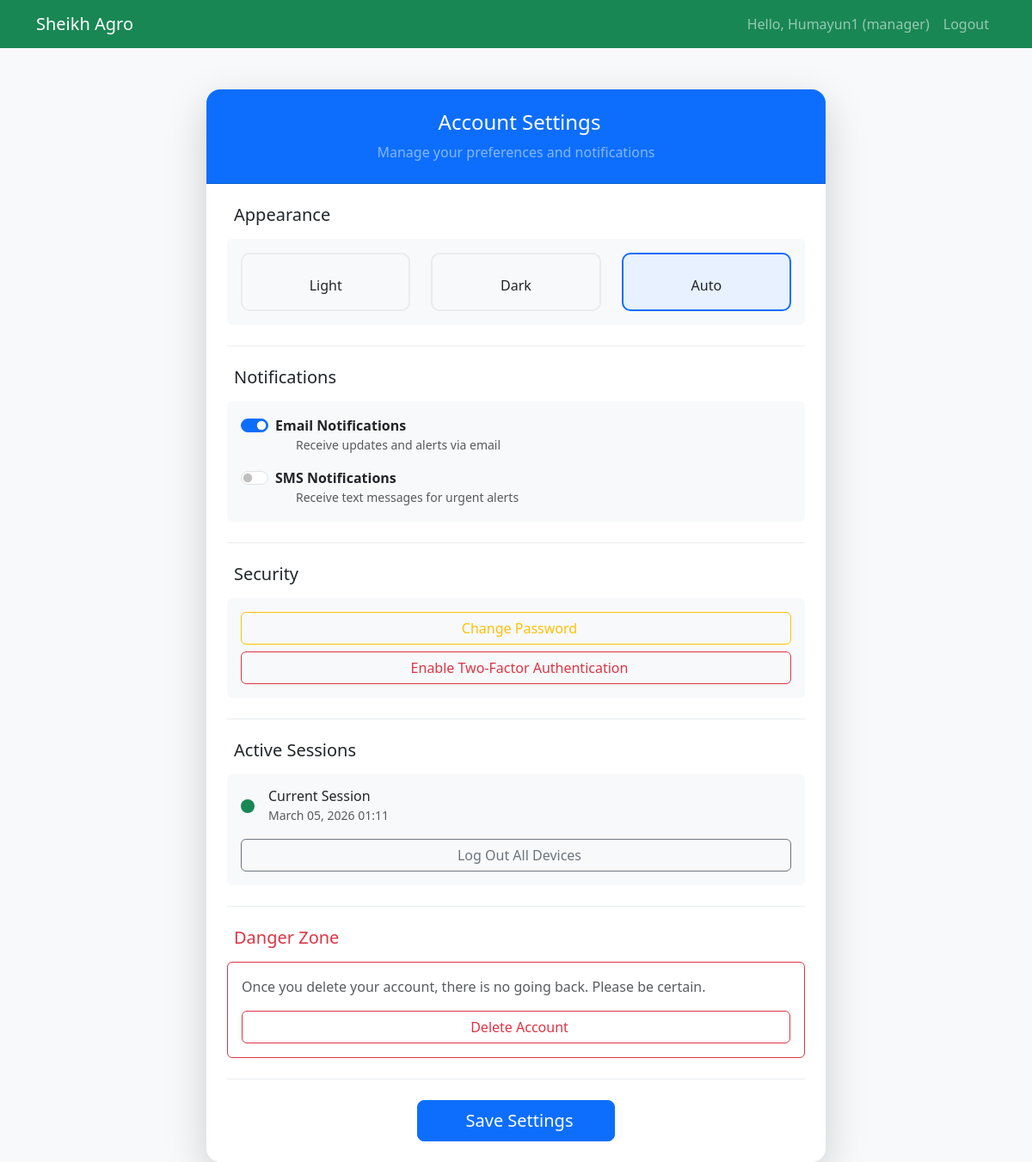
The page /accounts/settings/ (signed in) on the database as committed earlier.
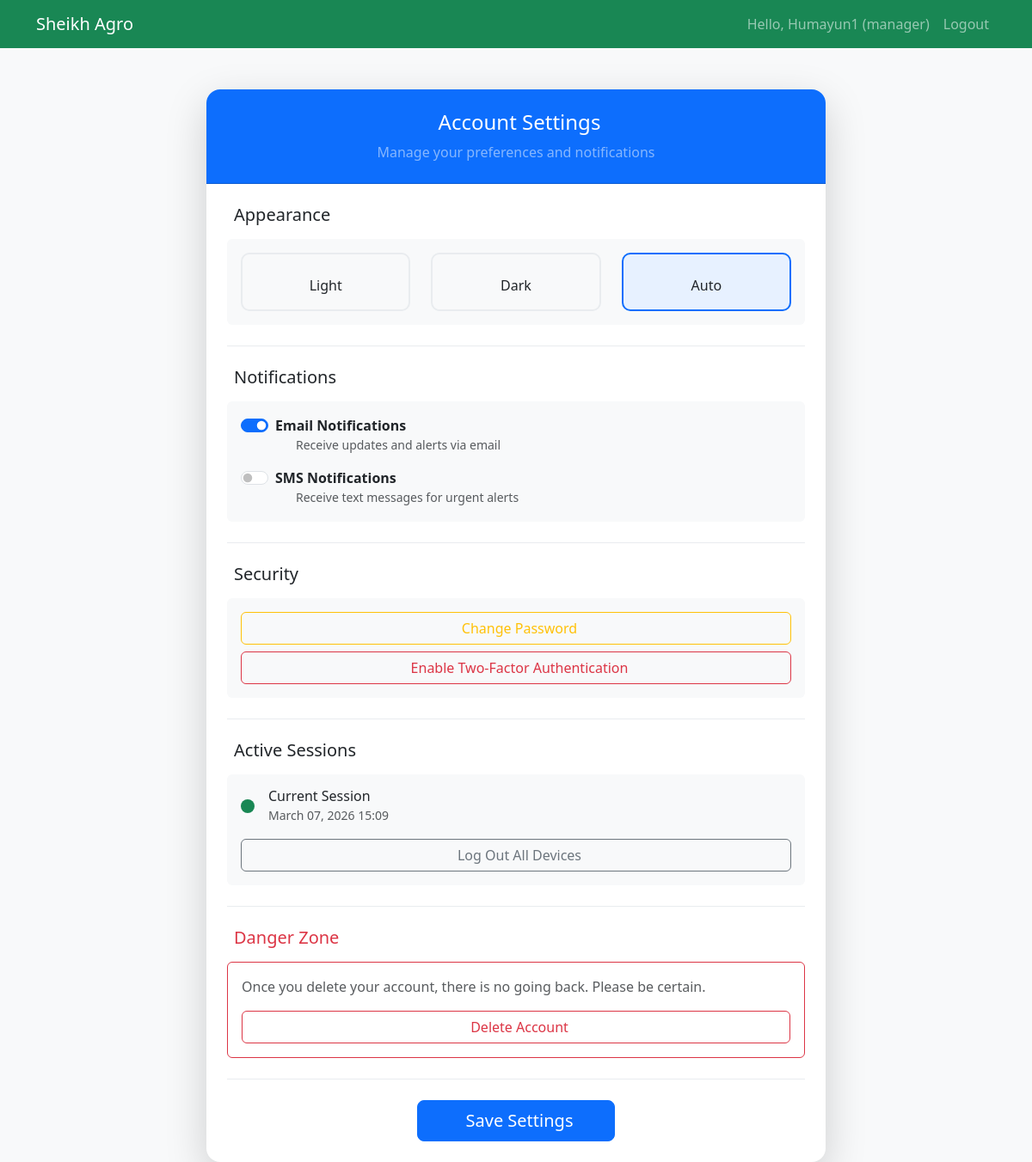
The same page on the database as committed later.
### accounts/models.py (models this page shows, shortened)
class User(AbstractUser):
    ROLE_CHOICES = (
        ('admin', 'Admin'),
        ('manager', 'Manager'),
        ('staff', 'Staff'),
        ('viewer', 'Viewer'),
    )
    THEME_CHOICES = (
        ('light', 'Light'),
        ('dark', 'Dark'),
        ('auto', 'Auto'),
    )
    role = models.CharField(max_length=20, choices=ROLE_CHOICES, default='manager')
    phone_number = models.CharField(max_length=20, blank=True)
    profile_picture = models.ImageField(upload_to='profile_pics/', null=True, blank=True)
    theme = models.CharField(max_length=10, choices=THEME_CHOICES, default='auto')
    notification_email = models.BooleanField(default=True)
    notification_sms = models.BooleanField(default=False)
    last_active = models.DateTimeField(null=True, blank=True)
    created_at = models.DateTimeField(auto_now_add=True)
    updated_at = models.DateTimeField(auto_now=True)
    class Meta:
        ordering = ['-date_joined']

### accounts/views.py (the view, shortened to what this page needs)
# urls.py: path('settings/', views.settings_view, name='settings'),
@login_required
def settings_view(request):
    return render(request, 'accounts/settings.html', {
        'user': request.user,
        'title': 'Settings'
    })

### accounts/templates/accounts/settings.html (shortened to what the changed rows need)
{% extends 'base.html' %}
{% load static %}
{% block content %}
<div class="container">
    <div class="row justify-content-center">
        <div class="col-md-8">
            <div class="card shadow-lg border-0 rounded-4 mt-4">
                <div class="card-body p-4">
                    <form method="post">
                        <div class="settings-section mb-4">
                            <div class="card bg-light border-0">
                                <div class="card-body">
                                    <div class="form-check form-switch mb-3">
                                        <input class="form-check-input" type="checkbox"
                                               name="notification_email" id="notifyEmail"
                                               {% if user.notification_email %}checked{% endif %}>
                                        <label class="form-check-label fw-semibold" for="notifyEmail">
                                            Email Notifications
                                        </label>
                                        <div class="text-muted small ms-4">
                                            Receive updates and alerts via email
                                        </div>
                                    </div>
                                    <div class="form-check form-switch">
                                        <input class="form-check-input" type="checkbox"
                                               name="notification_sms" id="notifySMS"
                                               {% if user.notification_sms %}checked{% endif %}>
                                        <label class="form-check-label fw-semibold" for="notifySMS">
                                            SMS Notifications
                                        </label>
                                        <div class="text-muted small ms-4">
                                            Receive text messages for urgent alerts
                                        </div>
                                    </div>
                                </div>
                            </div>
                        </div>
                        <div class="settings-section mb-4">
                            <div class="card bg-light border-0">
                                <div class="card-body">
                                    <div class="d-flex align-items-center mb-3">
                                        <div>
                                            <h6 class="mb-0">Current Session</h6>
                                            <small class="text-muted">{{ user.last_login|date:"F d, Y H:i" }}</small>
                                        </div>
                                    </div>
                                </div>
                            </div>
                        </div>
                    </form>
                </div>
            </div>
        </div>
    </div>
</div>
{% endblock %}

### templates/partials/navbar.html (shortened to what this page needs)
<nav class="navbar navbar-expand-lg navbar-dark bg-success">
    <div class="container">
        <a class="navbar-brand" href="{% url 'home:dashboard' %}">Sheikh Agro</a>
        <div class="collapse navbar-collapse" id="navbarNav">
            <ul class="navbar-nav ms-auto">
                {% if user.is_authenticated %}
                    <li class="nav-item">
                        <span class="nav-link">Hello, {{ user.username }} ({{ user.role }})</span>
                    </li>
                    <li class="nav-item">
                        <a class="nav-link" href="{% url 'accounts:logout' %}">Logout</a>
                    </li>
                {% endif %}
            </ul>
        </div>
    </div>
</nav>

Rows that differ between the two databases and show on the page:
changed User "Humayun1": last_login "March 05, 2026 01:11" → "March 07, 2026 15:09"
